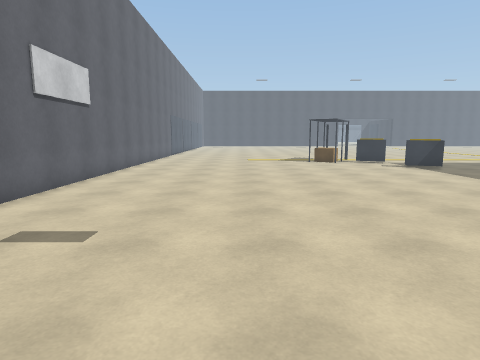
view 1 (above)

16 first-person views from a walk through a 3-D level made in the Unity game engine. The camera is 1.5 m above the floor, tilts 8° down and sees 75° across. The floor is counted in squares, 1 m on a side. Each view is taken from the middle of a square. On the plan, view 1 faces up. The plan holds only what a view shows up to about 15 squares ahead; the rest is blank. The place goes on beyond the plan. Door leaves are left out, so doorways stand open.

view 2
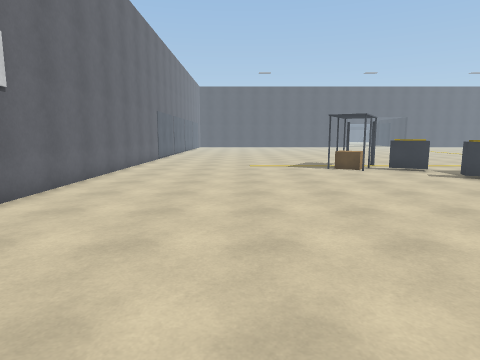

view 3
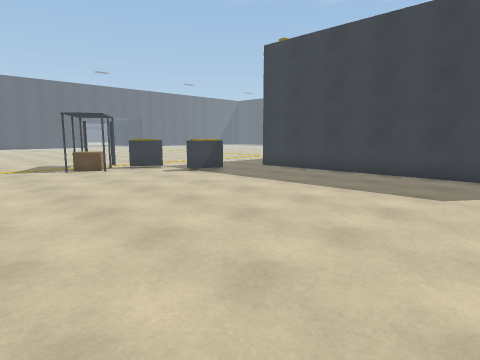

view 4
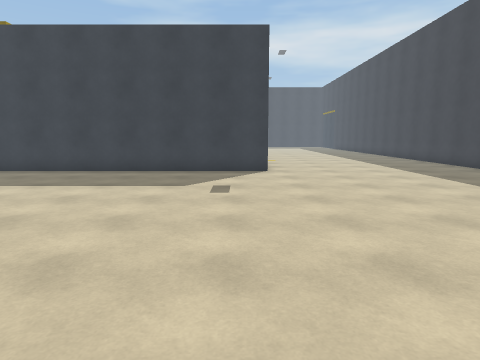

view 5
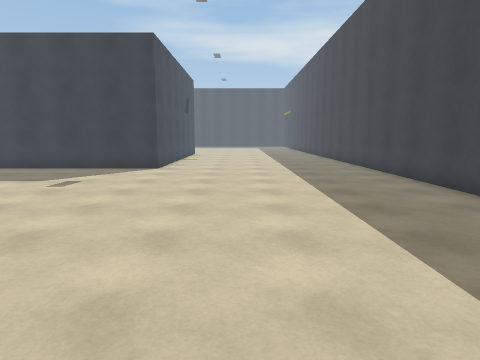

view 6
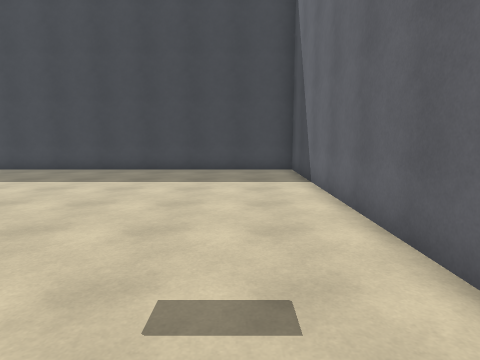

view 7
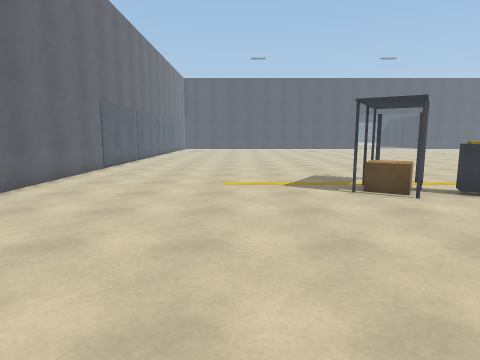

view 8
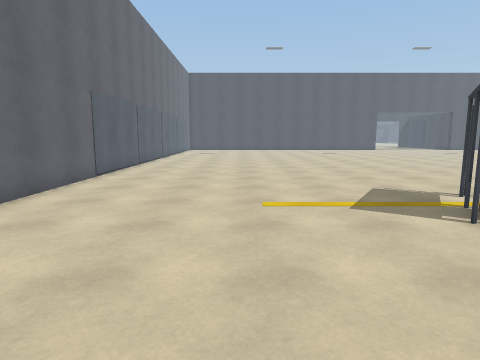

view 9
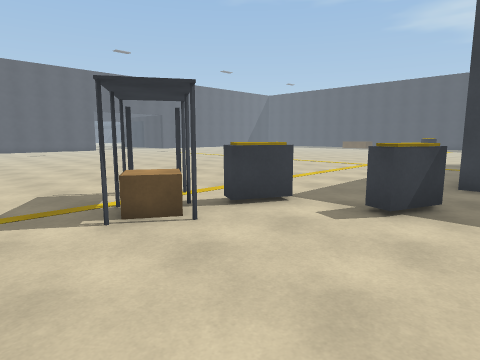

view 10
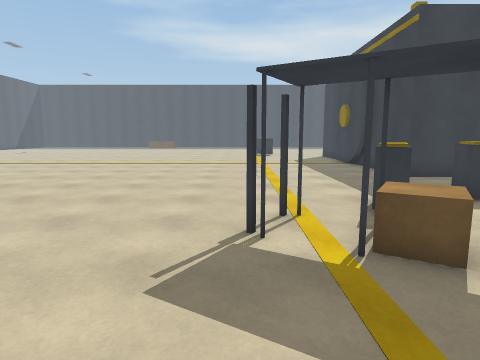

view 11
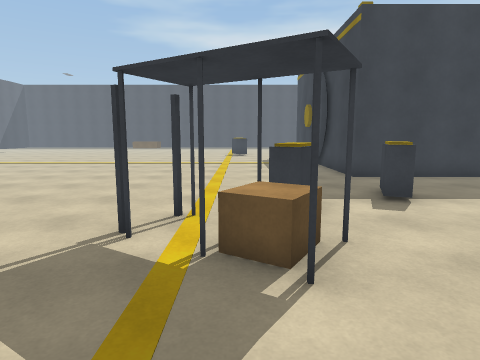

view 12
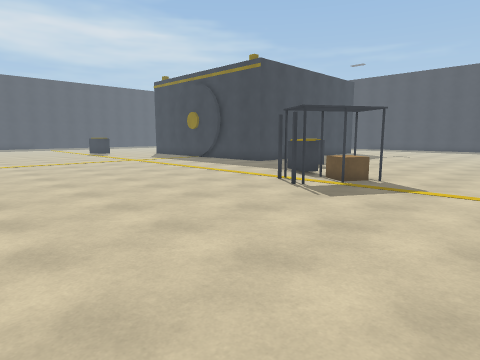

view 13
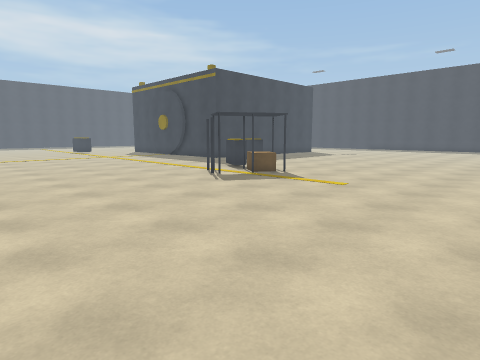

view 14
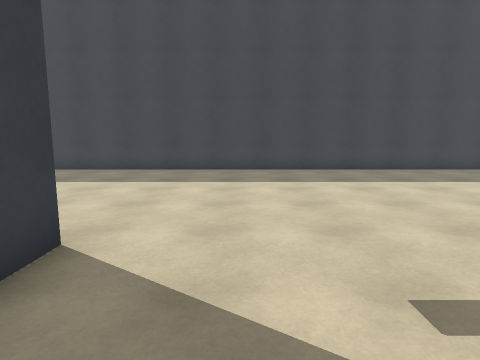

view 15
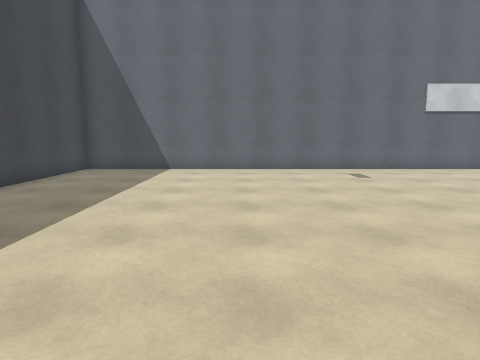

view 16
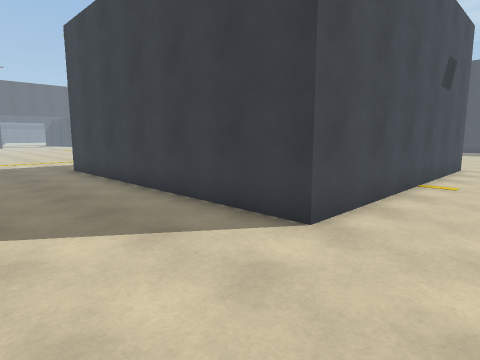

### Floor plan
Points are (right, up) in squares from view 1. A wall is a line through its corners. A room is listed if a view was taken in it or the views show most of it. See-through windows are left out.
Room 1 (views 1, 2, 3, 4, 5, 6, 7, 8, 9, 10, 11, 12, 13, 14, 15, 16)
walls: (7.9, 17.4) (7.3, 17.6); (16.5, 2.8) (12.5, 2.8) (12.5, 14.8) (16.1, 14.8); (-5.3, 28.2) (-5.3, -7) (16.5, -7)
ways out: open door at (6.5, 20.5)
objects: other object (7, 17) to (8, 18); other object (9, 15) to (10, 15)

Positions as (right, up) in squares from view 1, and headings:
1: (0, 0), facing up
2: (0, 4), facing up
3: (0, 4), facing up-right
4: (-1, 4), facing right
5: (-2, -1), facing right
6: (-3, 7), facing down
7: (1, 10), facing up
8: (0, 13), facing up
9: (2, 13), facing up-right
10: (1, 21), facing right
11: (1, 19), facing right
12: (0, 29), facing down-right
13: (-4, 29), facing down-right
14: (10, 7), facing down
15: (9, 0), facing left
16: (8, 0), facing up-right
